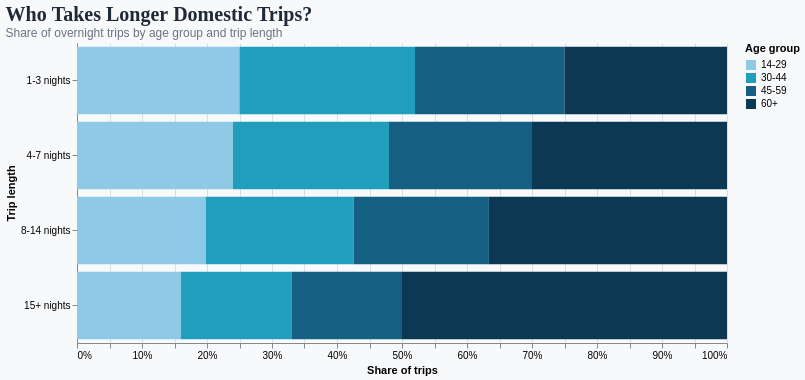

Source (Vega-Lite JSON):
### Vega-Lite specification from a JSON file in a GitHub repository (floating-point values rounded to 4 significant figures)
{"$schema": "https://vega.github.io/schema/vega-lite/v6.json", "background": "#f8f9fb", "title": {"text": "Who Takes Longer Domestic Trips?", "subtitle": "Share of overnight trips by age group and trip length", "anchor": "start", "font": "Georgia", "fontSize": 20, "subtitleFontSize": 12, "color": "#1f2937", "subtitleColor": "#6b7280"}, "width": 650, "height": 300, "data": {"values": [{"trip_length": "1-3 nights", "age_group": "14-29", "percentage": 25}, {"trip_length": "1-3 nights", "age_group": "30-44", "percentage": 27}, {"trip_length": "1-3 nights", "age_group": "45-59", "percentage": 23}, {"trip_length": "1-3 nights", "age_group": "60+", "percentage": 25}, {"trip_length": "4-7 nights", "age_group": "14-29", "percentage": 24}, {"trip_length": "4-7 nights", "age_group": "30-44", "percentage": 24}, {"trip_length": "4-7 nights", "age_group": "45-59", "percentage": 22}, {"trip_length": "4-7 nights", "age_group": "60+", "percentage": 30}, {"trip_length": "8-14 nights", "age_group": "14-29", "percentage": 20}, {"trip_length": "8-14 nights", "age_group": "30-44", "percentage": 23}, {"trip_length": "8-14 nights", "age_group": "45-59", "percentage": 21}, {"trip_length": "8-14 nights", "age_group": "60+", "percentage": 37}, {"trip_length": "15+ nights", "age_group": "14-29", "percentage": 16}, {"trip_length": "15+ nights", "age_group": "30-44", "percentage": 17}, {"trip_length": "15+ nights", "age_group": "45-59", "percentage": 17}, {"trip_length": "15+ nights", "age_group": "60+", "percentage": 50}]}, "mark": {"type": "bar"}, "encoding": {"x": {"field": "percentage", "type": "quantitative", "stack": "normalize", "title": "Share of trips", "axis": {"format": ".0%"}}, "y": {"field": "trip_length", "type": "ordinal", "sort": ["1-3 nights", "4-7 nights", "8-14 nights", "15+ nights"], "title": "Trip length"}, "color": {"field": "age_group", "type": "nominal", "title": "Age group", "scale": {"domain": ["14-29", "30-44", "45-59", "60+"], "range": ["#8ecae6", "#219ebc", "#156082", "#0b3954"]}}, "tooltip": [{"field": "trip_length", "type": "ordinal", "title": "Trip Length"}, {"field": "age_group", "type": "nominal", "title": "Age Group"}, {"field": "percentage", "type": "quantitative", "title": "Share (%)"}]}, "config": {"view": {"stroke": null}}}
